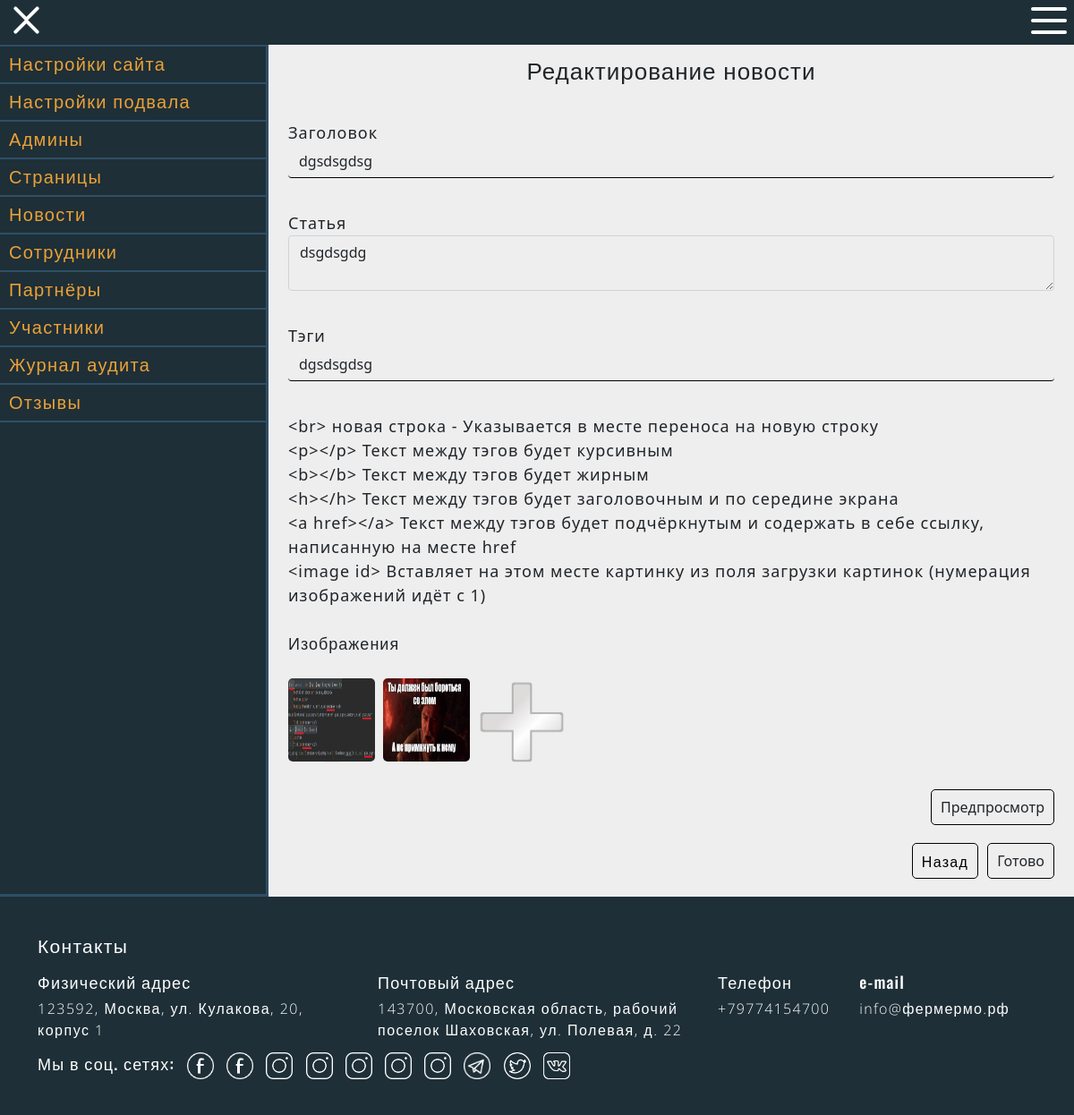
Page /admin-edit-news/13 (signed in) on the committed database.
### data/newspage.py (models this page shows, shortened)
class Newspage(SqlAlchemyBase, SerializerMixin):
    __tablename__ = 'newspage'
    id = sqlalchemy.Column(sqlalchemy.Integer, primary_key=True, autoincrement=True)
    heading = sqlalchemy.Column(sqlalchemy.String, nullable=True)
    text = sqlalchemy.Column(sqlalchemy.String, nullable=True)
    link = sqlalchemy.Column(sqlalchemy.String, nullable=True)
    image = sqlalchemy.Column(sqlalchemy.String, nullable=True)
    tags = sqlalchemy.Column(sqlalchemy.String, nullable=True)
    created_date = sqlalchemy.Column(sqlalchemy.DateTime, default=datetime.now())
    author_id = sqlalchemy.Column(sqlalchemy.Integer, sqlalchemy.ForeignKey("user.id"))
    author = orm.relation('User')

### run.py (the view)
@application.route("/admin-edit-news/<int:id>", methods=['GET', 'POST'])
@login_required
def admin_edit_news(id):
    if current_user.status > 0:
        form = NewspageForm()
        message, result, filenames, preview_text, path = None, False, [], None, get_path()
        news = edit_newspage(id, {"admin_email": current_user.email, "action": "get"}) # teleport
        if "message" not in list(news):
            if request.method == 'POST':
                filenames = save_image_test(request.files, path, current_user.email)
                text_trans = text_transform(form.text.data, filenames, application.config["UPLOAD_FOLDER"])
                if form.submit.data:
                    if text_trans[:5] != "Error":
                        message = edit_newspage(id, {"heading": form.heading.data, "text": form.text.data, "image": "//".join(filenames),
                                                     "admin_email": current_user.email, "action": "put", "tags": form.tags.data}) # teleport
                        if "success" in message:
                            result = True
                            filenames = transport_images(filenames, f"news/news_{id}")
                            m = edit_newspage(id, {"image": "//".join(filenames), 'admin_email': current_user.email, "action": "put"}) # teleport
                            set_other_params()
                        message = list(message.values())[0]
                    else:
                        message = text_trans[7:].capitalize()
                elif form.preview.data:
                    preview_text = Markup(text_transform(form.text.data, filenames, application.config["UPLOAD_FOLDER"]))
            else:
                form.heading.data = news["heading"]
                form.text.data = news["text"]
                form.tags.data = news["tags"]
                if get_files_from(path) == []:
                    filenames = copy_files(f"news/news_{id}", path, news["image"].split("//"))
                    admin_images[current_user.email] = [_.split("/")[-1] for _ in filenames]
                else:
                    filenames = get_files_from(path)
        else:
            message = list(news.values())[0]
        return get_render_template('form/admin-form-news.html', title='Редактирование новости', message=message, result=result,
                               form=form, filenames=filenames, image_len=len(filenames) + 1, preview_text=preview_text,
                               formatting_text_instruction=formatting_text_instruction)
    return you_dont_have_permission()

### data/forms.py
class NewspageForm(StartForm):
    heading = StringField('Заголовок', validators=[DataRequired()])
    text = TextAreaField('Статья', validators=[DataRequired()])
    tags = StringField('Тэги', validators=[DataRequired()])
    preview = SubmitField("Предпросмотр")

### data/Inner/NewspageInnerAPI.py (called while the page is built, shortened)
def find_by_id(id, session):
    newspage = session.query(Newspage).get(id)
    if not newspage:
        return raise_error(f"Страница не найдена", session), 1
    return newspage, session

def edit_newspage(newspage_id, args):
    if not all(args[key] is not None for key in ['admin_email', 'action']):
        return raise_error('Пропущены некоторые важные аргументы')
    admin, session = check_admin_status(args['admin_email'])
    print(newspage_id, session)
    newspage, session = find_by_id(newspage_id, session)
    if type(newspage) == dict:
        session.close()
        return newspage
    if args["action"] == "get":
        news_dict = newspage.to_dict(only=('id', 'heading', 'text', 'link', 'image', 'tags', 'created_date', 'author_id'))
        news_dict["mini_text"] = mini_text(newspage.text)
        news_dict["text_render"] = text_transform(newspage.text, newspage.image.split("//"), path)
        session.close()
        return news_dict
    return raise_error("Неизвестный метод", session)

### data/Inner/main_file.py (called while the page is built)
def check_admin_status(email, need_status=1):
    admin, session = check_admin(email)
    if admin.status < int(need_status):
        return raise_error("У вас недостаточно прав для этого", session), 1
    return admin, session

def check_admin(email):
    session = db_session.create_session()
    user = session.query(User).filter(User.email == email).first()
    if not user:
        return raise_error(f"Админ {email} не найден", session), 1
    return user, session

### data/db_session.py (called while the page is built)
def create_session() -> Session:
    global __factory
    return __factory()

### main.py (called while the page is built)
def mini_text(text):  # Я не знаю, как это работает, это умный писал человек
    res = ""
    for elem in text.split("<"):
        if ">" in elem:
            res += " " + elem[elem.find(">")+1:].strip()
        else:
            res += " " + elem.strip()
    tmp = ""
    for word in res.split():
        if len(word) > 20:
            word = word[:17] + "..."
        if len((tmp + " " + word).strip()) > 100:
            break
        tmp += " " + word
    return tmp.strip()

### run.py (called while the page is built)
def get_render_template(template, **kwargs):
    return render_template(template, special_params=get_special_params(), **kwargs)

def get_path(end=""):
    return f"tmp/{current_user.email}{end}"

### templates/form/admin-form-news.html (shortened to what this page needs)
{% extends "admin-panel.html" %}
{% block adminblock %}
<p class="settings-title">{{title}}</p>
<div class="settings">
    <form action="" method="post" enctype=multipart/form-data>
        <div class="main">
            {{ form.heading.label }}<br>
            {{ form.heading(class="form-control") }}<br>
            {{ form.text.label }}<br>
            {{ form.text(class="form-control") }}<br>
            {{ form.tags.label }}<br>
            {{ form.tags(class="form-control") }}<br>
            <label>
                {% for instruction in formatting_text_instruction%}
                {{instruction}}<br>
                {% endfor %}
            </label><br><br>
            <p>Изображения</p>
            <div class="settings-images">
                <div id="images1">
                    {% if filenames %}
                    {% for filename in filenames %}
                    <div class="input-file-row-1">
                        <div class="upload-file-container">
                            <div class="delete-image"></div>
                            <img id="image{{loop.index}}" class="visible" src="/static/img/{{filename}}" alt="">
                        </div>
                    </div>
                    {% endfor %}
                    {% endif %}
                    <div class="input-file-row-1">
                        <div class="upload-file-container">
                        </div>
                    </div>
                </div>
            </div>
            <div class="submit-block">
                {{ form.preview(type="submit", class="btn btn-primary submit") }}
            </div>
            <div class="submit-block">
                <button class="element-exit"><a href=/admin-list-news>Назад</a></button>
                {{ form.submit(type="submit", class="btn btn-primary submit") }}
            </div>
        </div>
    </form>
</div>
{% endblock %}

### static/css/style.css (style rules this page uses)
*, *::before, *::after { margin: 0; padding: 0; }
button { border: none; }
body { padding-top: 50px; min-height: 100vh; background: #f4f4f4; display: flex; flex-direction: column; }
p { font-family: 'Open Sans', sans-serif; font-weight: 300; }
a { font-family: 'Open Sans', sans-serif; font-weight: 300; color: inherit; text-decoration: none; letter-spacing: 1.3px; }

### static/css/admin-panel.css (style rules this page uses)
.settings { padding: 10px; }
.settings p { overflow-wrap: break-word; word-wrap: break-word; -ms-word-break: break-all; word-break: break-all; word-break: break-word; -ms-hyphens: auto; -moz-hyphens: auto; -webkit-hyphens: auto; hyphens: auto; margin: 0; }
.settings input { color: #212529; margin-bottom: 10px; }
.settings textarea { margin-bottom: 10px; outline: none; background: transparent; }
.settings input[type="text"] { outline: none; border: none; background: transparent; border-bottom: 1px solid black; }
.settings input[type="submit"] { margin-bottom: 0; background: transparent; padding: 7px 10px; border-radius: 5px; outline: none; border: 1px solid black; }
.settings-title { padding: 10px; width: 100%; text-align: center; font-size: 24px; }
.submit-block { padding: 10px 0; width: 100%; display: flex; justify-content: flex-end; }
.input-file-row-1:after { content: "."; display: block; clear: both; visibility: hidden; line-height: 0; height: 0; }
.input-file-row-1 { display: inline-block; margin-top: 25px; position: relative; }
.upload-file-container { position: relative; width: 100px; height: 100px; background: url(../img/plusik.png) top center no-repeat; background-size: 100px 100px; overflow: hidden; float: left; margin-left: 23px; }
.upload-file-container:first-child { margin-left: 0; }
.upload-file-container > img { width: 97px; height: 93px; border-radius: 5px; -webkit-border-radius: 5px; -moz-border-radius: 5px; }
img.visible { display: block; background: white; }
.delete-image { position: absolute; z-index: 3; right: 2px; width: 30px; height: 30px; }
.settings-element-edit, .settings-element-delete, .settings-element-add, .settings-element-move, .settings-element-move-empty, .element-exit { color: black; padding: 0 5px; }
.element-exit { margin-right: 10px; background: transparent; padding: 0; color: black; border-radius: 5px; font-weight: 500; font-family: 'Open Sans', sans-serif; outline: none; border: 1px solid black; }
.element-exit a { padding: 10px; font-weight: 400; font-size: 16px; font-family: 'Open Sans', sans-serif; }
.settings-title { font-size: 26px; }

### rows in the picture
Newspage: heading "dgsdsgdsg", text "dsgdsgdg", tags "dgsdsgdsg"

### other values in the picture
{{ title }} "Редактирование новости"
{{ instruction }} "<br> новая строка - Указывается в месте переноса на новую строку" "<p></p> Текст между тэгов будет курсивным" "<b></b> Текст между тэгов будет жирным" "<h></h> Текст между тэгов будет заголовочным и по середине экрана" "<a href></a> Текст между тэгов будет подчёркнутым и содержать в себе ссылку, написанную на месте href" "<image id> Вставляет на этом месте картинку из поля загрузки картинок (нумерация изображений идёт с 1)"
{{ special_params["address"][0]["place"] }} "123592, Москва, ул. Кулакова, 20, корпус 1"
{{ special_params["address"][1]["place"] }} "143700, Московская область, рабочий поселок Шаховская, ул. Полевая, д. 22"
{{ phone['number'] }} "+79774154700"
{{ email['email_address'] }} "info@фермермо.рф"
